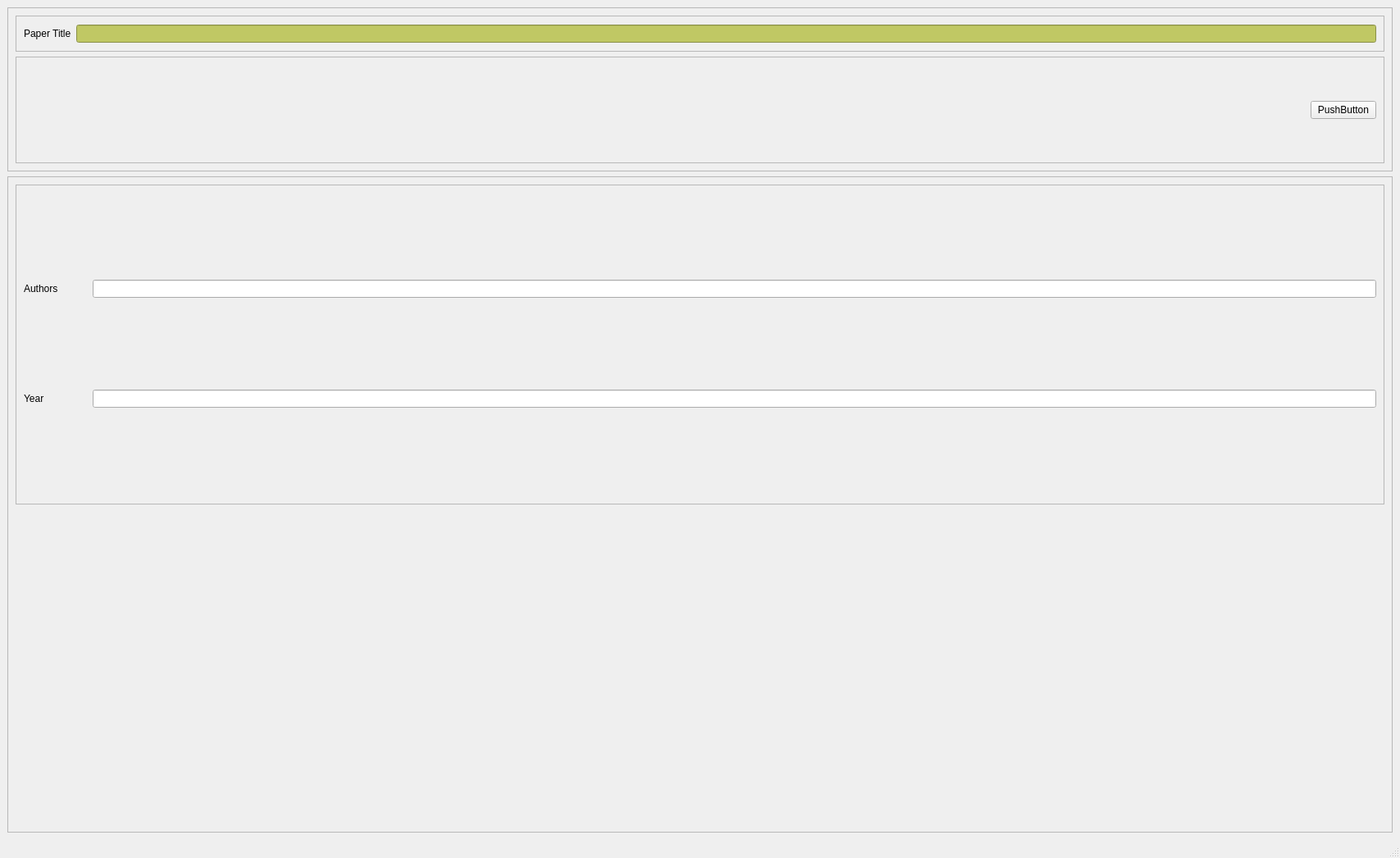
<?xml version="1.0" encoding="UTF-8"?>
<ui version="4.0">
 <class>MainWindow</class>
 <widget class="QMainWindow" name="MainWindow">
  <property name="geometry">
   <rect>
    <x>0</x>
    <y>0</y>
    <width>1707</width>
    <height>1046</height>
   </rect>
  </property>
  <property name="windowTitle">
   <string>MainWindow</string>
  </property>
  <widget class="QWidget" name="centralwidget">
   <layout class="QVBoxLayout" name="verticalLayout_3">
    <item>
     <layout class="QVBoxLayout" name="verticalLayout_2" stretch="2,8">
      <item>
       <layout class="QVBoxLayout" name="verticalLayout" stretch="0">
        <property name="spacing">
         <number>0</number>
        </property>
        <property name="leftMargin">
         <number>0</number>
        </property>
        <property name="topMargin">
         <number>0</number>
        </property>
        <item>
         <widget class="QFrame" name="frame_2">
          <property name="frameShape">
           <enum>QFrame::StyledPanel</enum>
          </property>
          <property name="frameShadow">
           <enum>QFrame::Raised</enum>
          </property>
          <layout class="QVBoxLayout" name="verticalLayout_4" stretch="1,3">
           <property name="sizeConstraint">
            <enum>QLayout::SetDefaultConstraint</enum>
           </property>
           <item>
            <widget class="QFrame" name="frame_5">
             <property name="frameShape">
              <enum>QFrame::StyledPanel</enum>
             </property>
             <property name="frameShadow">
              <enum>QFrame::Raised</enum>
             </property>
             <layout class="QHBoxLayout" name="horizontalLayout_4">
              <item>
               <layout class="QHBoxLayout" name="horizontalLayout">
                <item>
                 <widget class="QLabel" name="label">
                  <property name="text">
                   <string>Paper Title</string>
                  </property>
                 </widget>
                </item>
                <item>
                 <widget class="QLineEdit" name="lineEdit">
                  <property name="enabled">
                   <bool>true</bool>
                  </property>
                  <property name="styleSheet">
                   <string notr="true">QLineEdit{
background-color:rgb(192, 200, 100);
}
</string>
                  </property>
                 </widget>
                </item>
               </layout>
              </item>
             </layout>
            </widget>
           </item>
           <item>
            <widget class="QFrame" name="frame">
             <property name="sizePolicy">
              <sizepolicy hsizetype="Preferred" vsizetype="Preferred">
               <horstretch>0</horstretch>
               <verstretch>0</verstretch>
              </sizepolicy>
             </property>
             <property name="frameShape">
              <enum>QFrame::StyledPanel</enum>
             </property>
             <property name="frameShadow">
              <enum>QFrame::Raised</enum>
             </property>
             <layout class="QHBoxLayout" name="horizontalLayout_3">
              <item>
               <layout class="QHBoxLayout" name="horizontalLayout_2">
                <item>
                 <spacer name="horizontalSpacer">
                  <property name="orientation">
                   <enum>Qt::Horizontal</enum>
                  </property>
                  <property name="sizeHint" stdset="0">
                   <size>
                    <width>1488</width>
                    <height>20</height>
                   </size>
                  </property>
                 </spacer>
                </item>
                <item>
                 <widget class="QPushButton" name="pushButton">
                  <property name="text">
                   <string>PushButton</string>
                  </property>
                 </widget>
                </item>
               </layout>
              </item>
             </layout>
            </widget>
           </item>
          </layout>
         </widget>
        </item>
       </layout>
      </item>
      <item>
       <widget class="QFrame" name="frame_4">
        <property name="frameShape">
         <enum>QFrame::StyledPanel</enum>
        </property>
        <property name="frameShadow">
         <enum>QFrame::Raised</enum>
        </property>
        <layout class="QVBoxLayout" name="verticalLayout_6" stretch="1,1">
         <item>
          <widget class="QFrame" name="frame_3">
           <property name="frameShape">
            <enum>QFrame::StyledPanel</enum>
           </property>
           <property name="frameShadow">
            <enum>QFrame::Raised</enum>
           </property>
           <layout class="QVBoxLayout" name="verticalLayout_5">
            <item>
             <layout class="QHBoxLayout" name="horizontalLayout_5" stretch="1,20">
              <item>
               <widget class="QLabel" name="label_2">
                <property name="text">
                 <string>Authors</string>
                </property>
               </widget>
              </item>
              <item>
               <widget class="QLineEdit" name="lineEdit_2"/>
              </item>
             </layout>
            </item>
            <item>
             <layout class="QHBoxLayout" name="horizontalLayout_6" stretch="1,20">
              <item>
               <widget class="QLabel" name="label_3">
                <property name="text">
                 <string>Year</string>
                </property>
               </widget>
              </item>
              <item>
               <widget class="QLineEdit" name="lineEdit_3"/>
              </item>
             </layout>
            </item>
           </layout>
          </widget>
         </item>
         <item>
          <spacer name="verticalSpacer">
           <property name="orientation">
            <enum>Qt::Vertical</enum>
           </property>
           <property name="sizeHint" stdset="0">
            <size>
             <width>20</width>
             <height>373</height>
            </size>
           </property>
          </spacer>
         </item>
        </layout>
       </widget>
      </item>
     </layout>
    </item>
   </layout>
  </widget>
  <widget class="QMenuBar" name="menubar">
   <property name="geometry">
    <rect>
     <x>0</x>
     <y>0</y>
     <width>1707</width>
     <height>23</height>
    </rect>
   </property>
  </widget>
  <widget class="QStatusBar" name="statusbar"/>
 </widget>
 <resources/>
 <connections/>
</ui>
